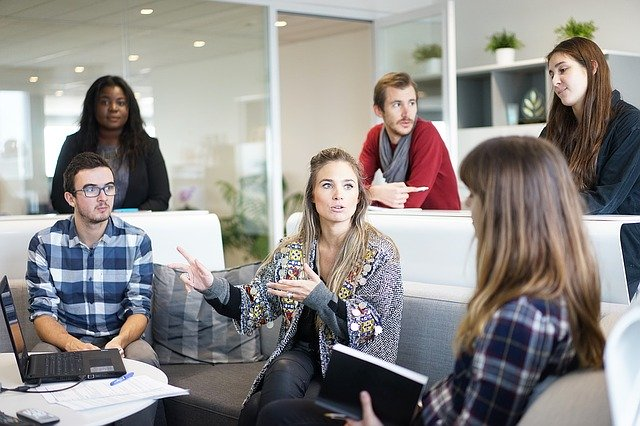
#> input picture 08_cv_deteccion_reconocimiento_facial/imagenes/imagen_000.jpg, 640 x 426 px, given in place of the camera
$ python 06_entrenamiento_cam.py
#> lines starting #> are read from the running program, lines starting #| are printed output that depends on the picture
import cv2
import os
import numpy as np
from datetime import datetime

# ============================================================================
# CONFIGURACIÓN DE DIRECTORIOS
# ============================================================================

# Directorio de salida para guardar los rostros capturados
output_dir = 'Rostros encontrados'

# Crear directorio de salida si no existe
if not os.path.exists(output_dir):
    os.makedirs(output_dir)
    print(f"Directorio creado: {output_dir}")
else:
    print(f"Usando directorio existente: {output_dir}")

# ============================================================================
# CONFIGURACIÓN DEL CLASIFICADOR HAAR CASCADE
# ============================================================================

# Cargar el clasificador para detección de rostros frontales
faceClassif = cv2.CascadeClassifier('haarcascade_frontalface_default.xml')

# Verificar que el clasificador se cargó correctamente
if faceClassif.empty():
    print("Error: No se pudo cargar el clasificador Haar Cascade")
    exit()

# ============================================================================
# CONFIGURACIÓN DE LA CÁMARA
# ============================================================================

# Inicializar la captura de video desde la cámara web
# CAP_DSHOW es específico para Windows y mejora el rendimiento
cap = cv2.VideoCapture(0, cv2.CAP_DSHOW)

# Verificar que la cámara se abrió correctamente
if not cap.isOpened():
    print("Error: No se pudo abrir la cámara")
    exit()

# Configurar propiedades de la cámara (opcional)
cap.set(cv2.CAP_PROP_FRAME_WIDTH, 640)
cap.set(cv2.CAP_PROP_FRAME_HEIGHT, 480)
cap.set(cv2.CAP_PROP_FPS, 30)

print("Cámara iniciada correctamente")

# ============================================================================
# PARÁMETROS DE CONFIGURACIÓN
# ============================================================================

# Tamaño estándar para redimensionar todos los rostros
FACE_SIZE = (150, 150)

# Parámetros de detección
SCALE_FACTOR = 1.3
MIN_NEIGHBORS = 5

# ============================================================================
# VARIABLES DE CONTROL
# ============================================================================

# Contador de rostros guardados
count = 0

# Contador de frames procesados
frame_count = 0

# Activar/desactivar ecualización de histograma
use_equalization = True

# ============================================================================
# INSTRUCCIONES
# ============================================================================

print("\n" + "=" * 70)
print("CAPTURA DE ROSTROS DESDE CÁMARA WEB")
print("=" * 70)
print("INSTRUCCIONES:")
print("  - Presiona 'S' para GUARDAR el rostro actual")
print("  - Presiona 'E' para activar/desactivar ECUALIZACIÓN")
print("  - Presiona 'ESC' para SALIR del programa")
print("=" * 70)
print(f"\nDirectorio de salida: {output_dir}")
print("Iniciando captura en tiempo real...\n")

# ============================================================================
# BUCLE PRINCIPAL DE CAPTURA EN TIEMPO REAL
# ============================================================================

while True:
    # Capturar fotograma de la cámara
    ret, frame = cap.read()
#> frame is the input picture: shape (426, 640, 3); mean B, G, R 136.8, 139, 142.7

    # Verificar que el fotograma se capturó correctamente
    if not ret:
        print("Error: No se pudo leer el fotograma de la cámara")
        break

    frame_count += 1

    # Voltear horizontalmente (efecto espejo)
    frame = cv2.flip(frame, 1)

    # Crear una copia del frame para extraer rostros
    frame_aux = frame.copy()

    # ========================================================================
    # PREPROCESAMIENTO
    # ========================================================================

    # Convertir a escala de grises (requerido para Haar Cascade)
    gray = cv2.cvtColor(frame, cv2.COLOR_BGR2GRAY)
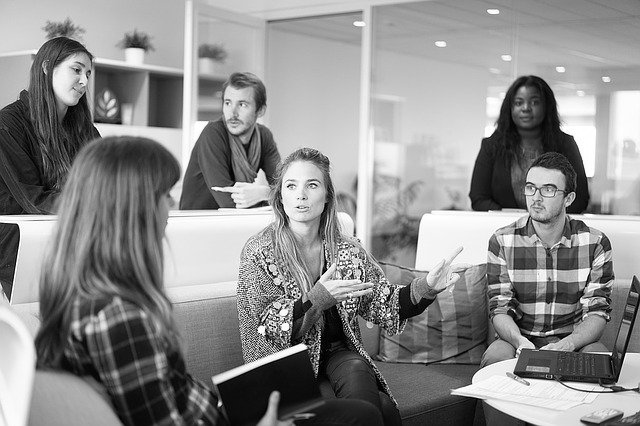
#> gray: shape (426, 640); min 0, max 255, mean 139.8

    # Ecualización de histograma para mejorar el contraste (opcional)
    if use_equalization:
        gray = cv2.equalizeHist(gray)
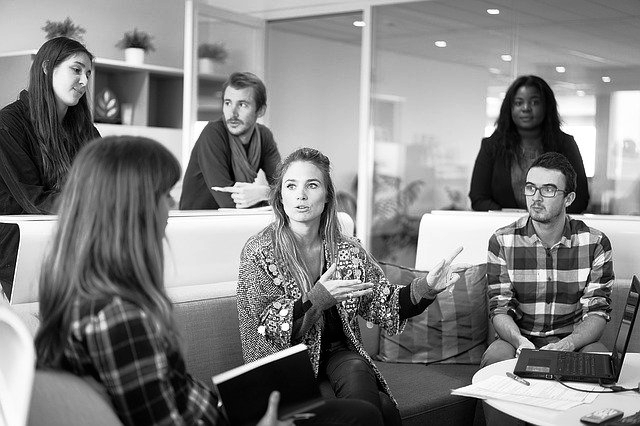
#> gray: shape (426, 640); min 0, max 255, mean 128

    # ========================================================================
    # DETECCIÓN DE ROSTROS
    # ========================================================================

    # Detectar rostros en el frame
    faces = faceClassif.detectMultiScale(
        gray,
        scaleFactor=SCALE_FACTOR,
        minNeighbors=MIN_NEIGHBORS,
        minSize=(30, 30)
    )
#> faces = [[504, 82, 47, 47], [272, 163, 59, 59], [513, 167, 53, 53]]

    # ========================================================================
    # CONTROL DE TECLADO
    # ========================================================================

    key = cv2.waitKey(1) & 0xFF
#> (key e is pressed here)

    # Presionar ESC para salir
    if key == 27:
        print("\nCerrando aplicación...")
        break

    # Presionar 'E' para activar/desactivar ecualización
    elif key == ord('e') or key == ord('E'):
        use_equalization = not use_equalization
        print(f"Ecualización de histograma: {'ACTIVADA' if use_equalization else 'DESACTIVADA'}")

    # ========================================================================
    # PROCESAMIENTO Y VISUALIZACIÓN DE ROSTROS
    # ========================================================================

    # Variable para rastrear si se guardó algún rostro en este frame
    saved_in_frame = False

    # Procesar cada rostro detectado
    for i, (x, y, w, h) in enumerate(faces):
        # Dibujar rectángulo verde alrededor del rostro
        cv2.rectangle(frame, (x, y), (x + w, y + h), (0, 255, 0), 2)

        # Añadir etiqueta con número de rostro
        cv2.putText(frame, f'Rostro #{i+1}', (x, y-10),
                    cv2.FONT_HERSHEY_SIMPLEX, 0.6, (0, 255, 0), 2)

        # Extraer la región del rostro
        rostro = frame_aux[y:y+h, x:x+w]

        # Redimensionar el rostro a tamaño estándar
        rostro_resized = cv2.resize(rostro, FACE_SIZE, interpolation=cv2.INTER_CUBIC)

        # Presionar 'S' para guardar el rostro
        if key == ord('s') or key == ord('S'):
            # Generar nombre del archivo con timestamp
            timestamp = datetime.now().strftime("%Y%m%d_%H%M%S")
            filename = f'rostro_{count}_{timestamp}.jpg'
            filepath = os.path.join(output_dir, filename)

            # Guardar el rostro
            cv2.imwrite(filepath, rostro_resized)

            # Mostrar el rostro guardado en una ventana temporal
            cv2.imshow('Rostro Guardado', rostro_resized)

            # Información en consola
            print(f"✓ Rostro #{count} guardado:")
            print(f"  - Archivo: {filepath}")
            print(f"  - Tamaño: {FACE_SIZE[0]}x{FACE_SIZE[1]} píxeles")
            print(f"  - Posición: ({x}, {y}), Tamaño original: {w}x{h}")
            print("-" * 70)

            count += 1
            saved_in_frame = True
#> this loop made 3 passes
#> pass 1, `rostro_resized = cv2.resize(rostro, FACE_SIZE, interpolation=cv2.INTER..`:
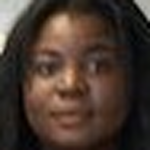
#> rostro_resized: shape (150, 150, 3); mean B, G, R 47.6, 56.6, 72.5
#> pass 2, `rostro_resized = cv2.resize(rostro, FACE_SIZE, interpolation=cv2.INTER..`:
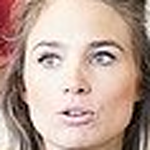
#> rostro_resized: shape (150, 150, 3); mean B, G, R 151.7, 163.2, 189.1
#> after the loop:
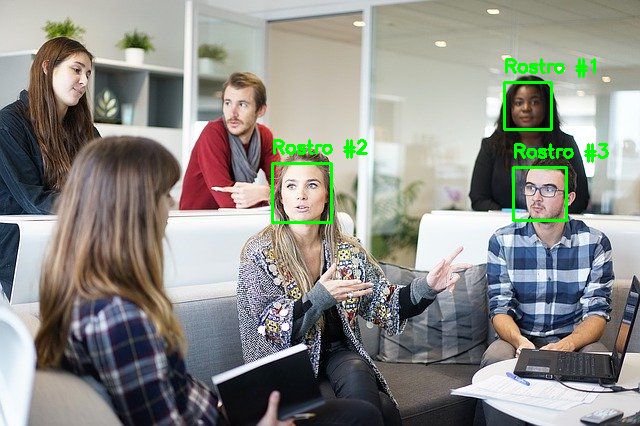
#> frame: shape (426, 640, 3); mean B, G, R 134.9, 140.8, 140.6
#> after the loop:
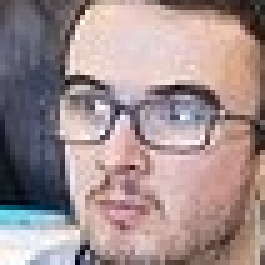
#> rostro: shape (53, 53, 3) (shown 5 times larger); mean B, G, R 142.5, 142.4, 161.2
#> after the loop, count = 0

    # ========================================================================
    # INTERFAZ DE USUARIO EN PANTALLA
    # ========================================================================

    # Banner superior con instrucciones
    cv2.rectangle(frame, (10, 5), (630, 35), (255, 255, 255), -1)
    instruction_text = 'S=Guardar | E=Ecualizar | ESC=Salir'
    cv2.putText(frame, instruction_text, (15, 25),
                cv2.FONT_HERSHEY_SIMPLEX, 0.6, (0, 128, 0), 2, cv2.LINE_AA)

    # Banner con información de estado
    cv2.rectangle(frame, (10, 40), (630, 95), (240, 240, 240), -1)

    # Línea 1: Rostros detectados y guardados
    info_text1 = f'Rostros detectados: {len(faces)} | Total guardados: {count}'
    cv2.putText(frame, info_text1, (15, 60),
                cv2.FONT_HERSHEY_SIMPLEX, 0.5, (0, 0, 0), 1, cv2.LINE_AA)

    # Línea 2: Estado de ecualización
    eq_status = "ON" if use_equalization else "OFF"
    info_text2 = f'Ecualizacion: {eq_status} | Frame: {frame_count}'
    cv2.putText(frame, info_text2, (15, 85),
                cv2.FONT_HERSHEY_SIMPLEX, 0.5, (0, 0, 0), 1, cv2.LINE_AA)
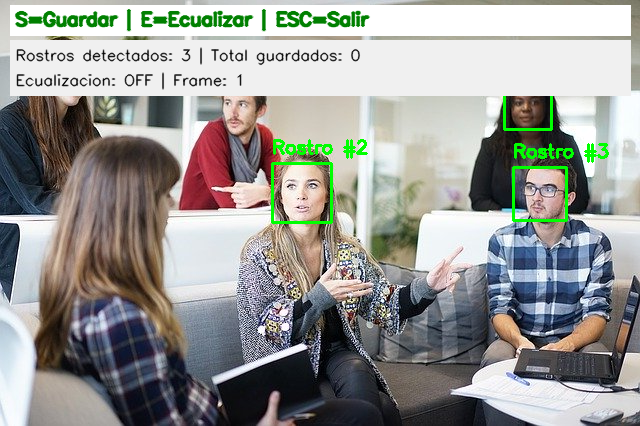
#> frame: shape (426, 640, 3); mean B, G, R 149.2, 153, 152.1

    # Indicador visual si se guardó un rostro
    if saved_in_frame:
        cv2.rectangle(frame, (10, 100), (630, 130), (0, 255, 0), -1)
        cv2.putText(frame, 'ROSTRO GUARDADO!', (15, 120),
                    cv2.FONT_HERSHEY_SIMPLEX, 0.7, (255, 255, 255), 2, cv2.LINE_AA)

    # Mostrar el frame con las detecciones
    cv2.imshow('Captura de Rostros - Camara Web', frame)

# ============================================================================
# RESUMEN Y LIMPIEZA
# ============================================================================

# Liberar la cámara y cerrar todas las ventanas
cap.release()
cv2.destroyAllWindows()

# Mostrar resumen final
print("\n" + "=" * 70)
print("RESUMEN DE CAPTURA")
print("=" * 70)
print(f"Total de frames procesados: {frame_count}")
print(f"Total de rostros guardados: {count}")
#| Total de rostros guardados: 0
print(f"Directorio de salida: {output_dir}")
#| Directorio de salida: Rostros encontrados
print(f"Tamaño de rostros: {FACE_SIZE[0]}x{FACE_SIZE[1]} píxeles")
print("=" * 70)
print("\nProcesamiento completado exitosamente")

$ run again, on 08_cv_deteccion_reconocimiento_facial/imagenes/imagen_001.jpg
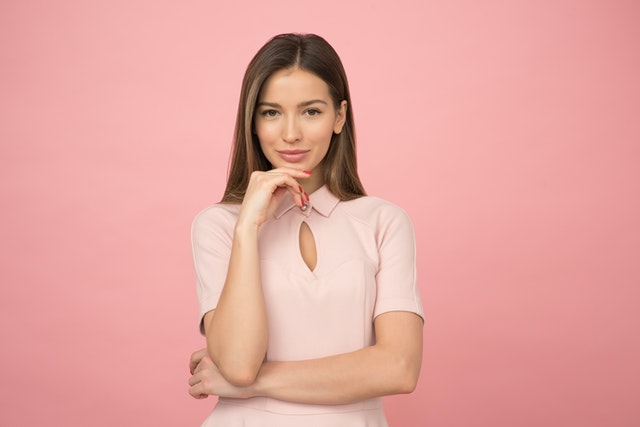
#> input picture 08_cv_deteccion_reconocimiento_facial/imagenes/imagen_001.jpg, 640 x 427 px, given in place of the camera
#> frame is the input picture: shape (427, 640, 3); mean B, G, R 160, 165.5, 228.4
#> faces = [[296, 74, 102, 102]]
#> the loop `for i, (x, y, w, h) in enumerate(faces):` made 1 pass
#> after the loop `for i, (x, y, w, h) in enumerate(faces):`:
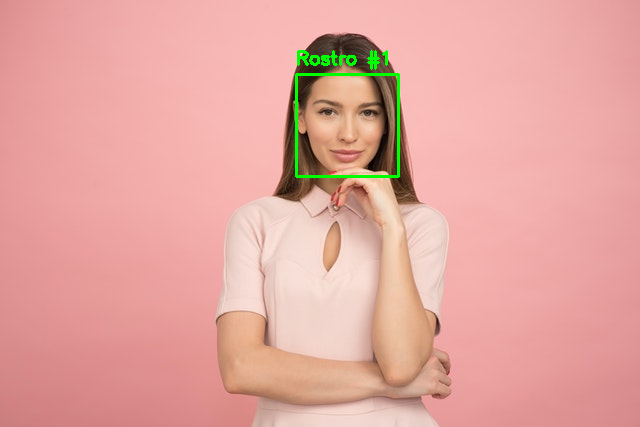
#> frame: shape (427, 640, 3); mean B, G, R 159.5, 166.6, 227.6
#> after the loop `for i, (x, y, w, h) in enumerate(faces):`: count = 0
#> `cv2.putText(frame, info_text2, (15, 85), cv2.FONT_HERSHEY_SIMPLEX, 0.5..`:
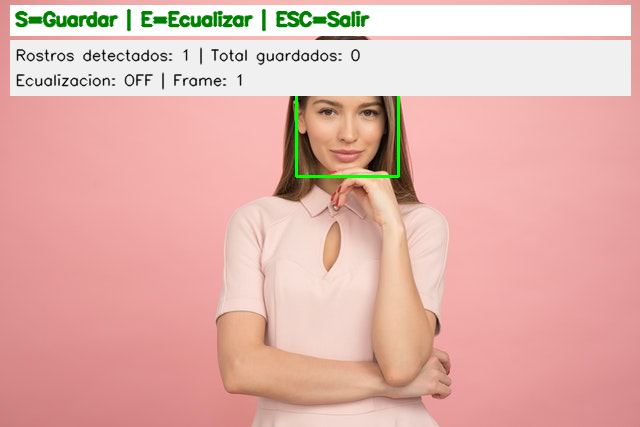
#> frame: shape (427, 640, 3); mean B, G, R 172, 178.8, 227.1
#| Total de rostros guardados: 0
#| Directorio de salida: Rostros encontrados

$ run again, on 08_cv_deteccion_reconocimiento_facial/imagenes/imagen_002.jpg
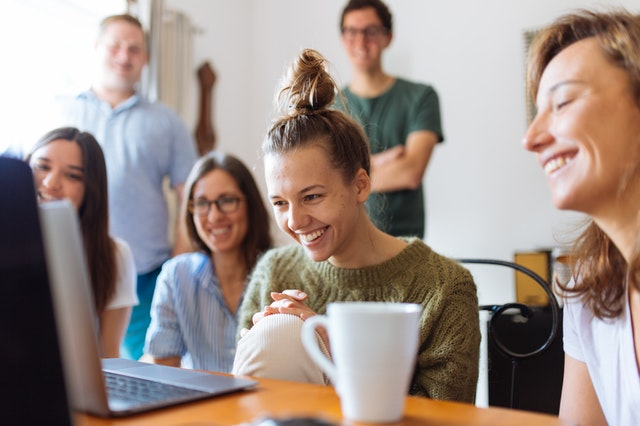
#> input picture 08_cv_deteccion_reconocimiento_facial/imagenes/imagen_002.jpg, 640 x 426 px, given in place of the camera
#> frame is the input picture: shape (426, 640, 3); mean B, G, R 136.4, 143, 157.5
#> faces = [[247, 9, 61, 61], [385, 174, 73, 73]]
#> the loop `for i, (x, y, w, h) in enumerate(faces):` made 2 passes
#> after the loop `for i, (x, y, w, h) in enumerate(faces):`:
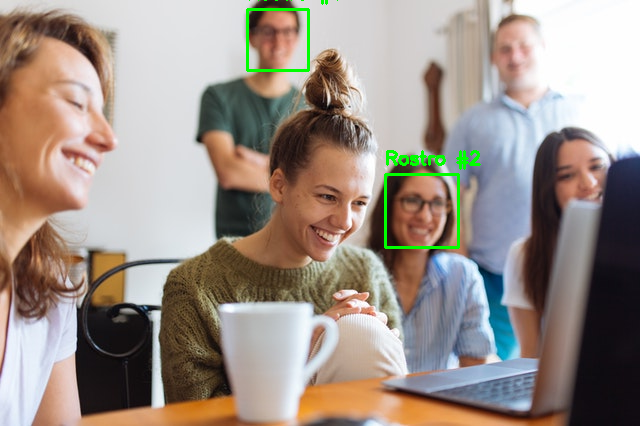
#> frame: shape (426, 640, 3); mean B, G, R 135.3, 144.1, 156.2
#> after the loop `for i, (x, y, w, h) in enumerate(faces):`: count = 0
#> `cv2.putText(frame, info_text2, (15, 85), cv2.FONT_HERSHEY_SIMPLEX, 0.5..`:
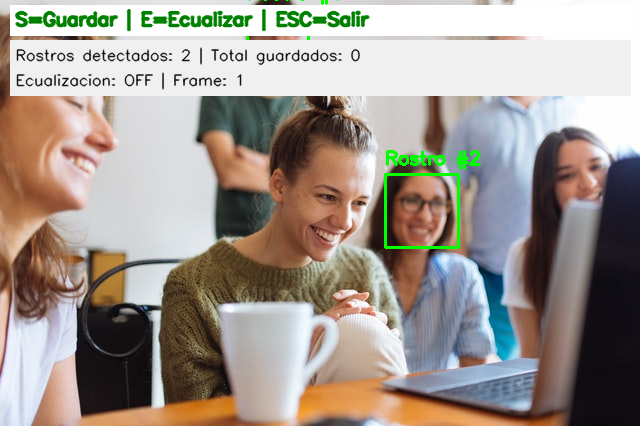
#> frame: shape (426, 640, 3); mean B, G, R 144.2, 152.4, 161.3
#| Total de rostros guardados: 0
#| Directorio de salida: Rostros encontrados

$ run again, on 08_cv_deteccion_reconocimiento_facial/imagenes/imagen_003.jpg
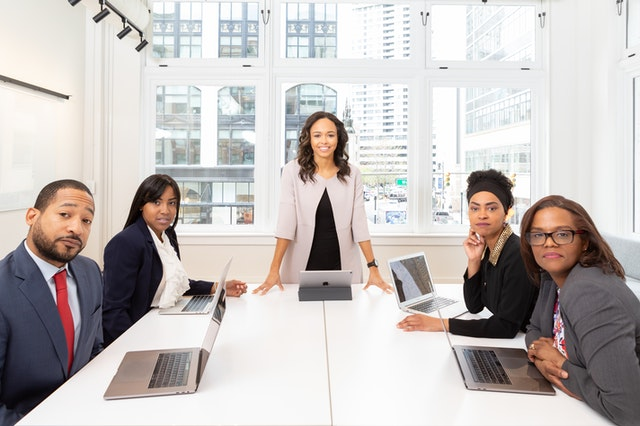
#> input picture 08_cv_deteccion_reconocimiento_facial/imagenes/imagen_003.jpg, 640 x 426 px, given in place of the camera
#> frame is the input picture: shape (426, 640, 3); mean B, G, R 188.7, 190.7, 196.4
#> faces = [[298, 122, 35, 35], [534, 194, 61, 61], [56, 211, 60, 60]]
#> the loop `for i, (x, y, w, h) in enumerate(faces):` made 3 passes
#> after the loop `for i, (x, y, w, h) in enumerate(faces):`: count = 0
#> `cv2.putText(frame, info_text2, (15, 85), cv2.FONT_HERSHEY_SIMPLEX, 0.5..`:
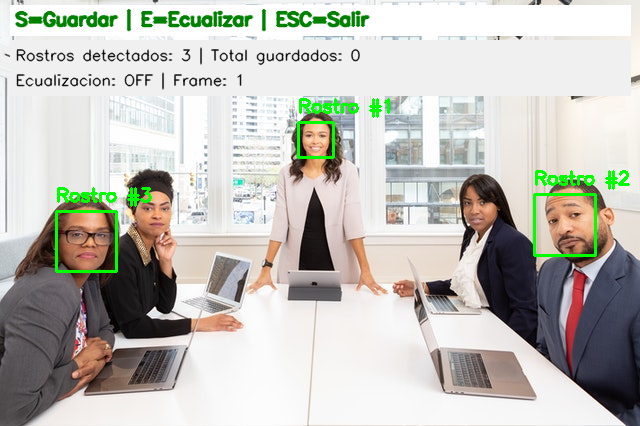
#> frame: shape (426, 640, 3); mean B, G, R 185.1, 191.9, 192.7
#| Total de rostros guardados: 0
#| Directorio de salida: Rostros encontrados
